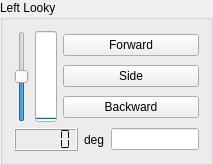
        <widget class="QGroupBox" name="groupBox_11">
         <property name="geometry">
          <rect>
           <x>470</x>
           <y>10</y>
           <width>213</width>
           <height>158</height>
          </rect>
         </property>
         <property name="sizePolicy">
          <sizepolicy hsizetype="Preferred" vsizetype="Preferred">
           <horstretch>1</horstretch>
           <verstretch>1</verstretch>
          </sizepolicy>
         </property>
         <property name="focusPolicy">
          <enum>Qt::NoFocus</enum>
         </property>
         <property name="title">
          <string>Left Looky</string>
         </property>
         <layout class="QVBoxLayout" name="verticalLayout_24">
          <item>
           <layout class="QHBoxLayout" name="horizontalLayout_22">
            <item>
             <widget class="QSlider" name="slider_LeftLooky">
              <property name="focusPolicy">
               <enum>Qt::NoFocus</enum>
              </property>
              <property name="minimum">
               <number>0</number>
              </property>
              <property name="maximum">
               <number>320</number>
              </property>
              <property name="value">
               <number>160</number>
              </property>
              <property name="orientation">
               <enum>Qt::Vertical</enum>
              </property>
             </widget>
            </item>
            <item>
             <widget class="QProgressBar" name="progressBar_LeftLooky">
              <property name="focusPolicy">
               <enum>Qt::NoFocus</enum>
              </property>
              <property name="layoutDirection">
               <enum>Qt::LeftToRight</enum>
              </property>
              <property name="maximum">
               <number>1024</number>
              </property>
              <property name="value">
               <number>0</number>
              </property>
              <property name="textVisible">
               <bool>true</bool>
              </property>
              <property name="orientation">
               <enum>Qt::Vertical</enum>
              </property>
              <property name="textDirection">
               <enum>QProgressBar::TopToBottom</enum>
              </property>
             </widget>
            </item>
            <item>
             <layout class="QVBoxLayout" name="verticalLayout_38">
              <item>
               <widget class="QPushButton" name="pushButton_LeftLooky_Forward">
                <property name="focusPolicy">
                 <enum>Qt::NoFocus</enum>
                </property>
                <property name="text">
                 <string>Forward</string>
                </property>
               </widget>
              </item>
              <item>
               <widget class="QPushButton" name="pushButton_LeftLooky_Side">
                <property name="text">
                 <string>Side</string>
                </property>
               </widget>
              </item>
              <item>
               <widget class="QPushButton" name="pushButton_LeftLooky_Backward">
                <property name="focusPolicy">
                 <enum>Qt::NoFocus</enum>
                </property>
                <property name="text">
                 <string>Backward</string>
                </property>
               </widget>
              </item>
             </layout>
            </item>
           </layout>
          </item>
          <item>
           <layout class="QHBoxLayout" name="horizontalLayout_14">
            <item>
             <widget class="QLCDNumber" name="lcdNumber_LeftLooky">
              <property name="focusPolicy">
               <enum>Qt::NoFocus</enum>
              </property>
              <property name="smallDecimalPoint">
               <bool>false</bool>
              </property>
              <property name="segmentStyle">
               <enum>QLCDNumber::Flat</enum>
              </property>
              <property name="value" stdset="0">
               <double>0.000000000000000</double>
              </property>
             </widget>
            </item>
            <item>
             <widget class="QLabel" name="label_22">
              <property name="focusPolicy">
               <enum>Qt::NoFocus</enum>
              </property>
              <property name="text">
               <string>deg</string>
              </property>
             </widget>
            </item>
            <item>
             <widget class="IntEdit" name="lineEdit_LeftLooky"/>
            </item>
           </layout>
          </item>
         </layout>
        </widget>
